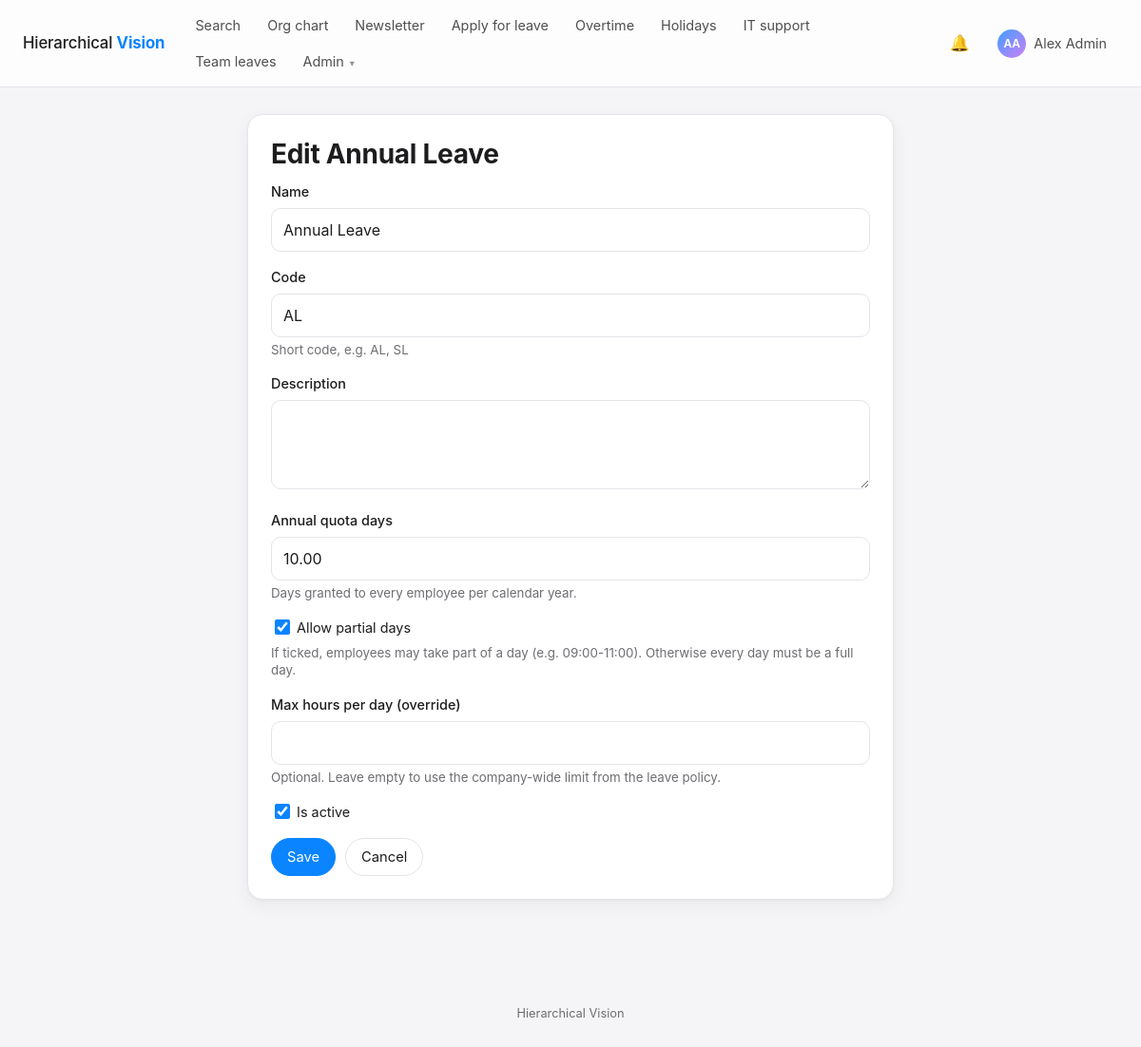
Screenshot of /leaves/types/1/edit/ (signed in) with the database file from the repository.
### accounts/models.py (models this page shows, shortened)
class User(AbstractBaseUser, PermissionsMixin):
    employee_id = models.CharField(
        max_length=30, unique=True, validators=[employee_id_validator], help_text="e.g. EMP-105. Used to sign in."
    )
    email = models.EmailField("email address", unique=True)
    full_name = models.CharField(max_length=150)
    position = models.CharField(max_length=120, blank=True)
    role = models.CharField(max_length=10, choices=Role.choices, default=Role.EMPLOYEE, db_index=True)
    manager = models.ForeignKey(
        "self",
        null=True,
        blank=True,
        on_delete=models.SET_NULL,
        related_name="direct_reports",
        verbose_name="Peer / Reporting manager",
    )
    contact_info = models.CharField("contact information", max_length=255, blank=True)
    description = models.TextField(blank=True)
    profile_picture = models.ImageField(
        upload_to=profile_picture_path, blank=True, null=True, validators=[FileExtensionValidator(IMAGE_EXTENSIONS), validate_image_size, validate_image_dimensions, validate_image_content]
    )
    background_image = models.ImageField(
        upload_to=background_image_path, blank=True, null=True, validators=[FileExtensionValidator(IMAGE_EXTENSIONS), validate_image_size, validate_image_dimensions, validate_image_content]
    )
    newsletter_publisher = models.BooleanField(
        "may publish to the newsletter", default=False,
        help_text="Lets this employee/manager post in the company newsletter (Admins can always post).",
    )
    leave_dashboard = models.CharField(
        "leave & OT dashboard access", max_length=5, choices=DashboardAccess.choices, default=DashboardAccess.NONE,
        blank=True, help_text="Managers only: lets this manager open the daily leave & OT dashboard (set by Admins).",
    )
    is_active = models.BooleanField(default=True)
    is_staff = models.BooleanField(default=False, editable=False)
    date_joined = models.DateTimeField(auto_now_add=True)
    objects = UserManager()
    USERNAME_FIELD = "employee_id"
    EMAIL_FIELD = "email"
    REQUIRED_FIELDS = ["email", "full_name"]
    class Meta:
        ordering = ["full_name"]
    @property
    def initials(self):
        parts = [p for p in self.full_name.split() if p]
        if not parts:
            return self.employee_id[:2].upper()
        return (parts[0][0] + (parts[-1][0] if len(parts) > 1 else "")).upper()
    @property
    def is_admin(self):
        return self.role == Role.ADMIN
    @property
    def can_approve_leaves(self):
        return self.role in (Role.ADMIN, Role.MANAGER)
    @property
    def can_view_leave_dashboard(self):
        return self.is_admin or (self.is_manager_role and self.leave_dashboard in (DashboardAccess.TEAM, DashboardAccess.ALL))

### leaves/models.py (models this page shows, shortened)
class LeaveType(models.Model):
    name = models.CharField(max_length=80, unique=True)
    code = models.CharField(max_length=12, unique=True, help_text="Short code, e.g. AL, SL")
    description = models.TextField(blank=True)
    annual_quota_days = models.DecimalField(
        max_digits=5, decimal_places=2, default=Decimal("0"), validators=[MinValueValidator(Decimal("0"))],
        help_text="Days granted to every employee per calendar year.",
    )
    allow_hourly = models.BooleanField(
        "allow partial days", default=False,
        help_text="If ticked, employees may take part of a day (e.g. 09:00-11:00). Otherwise every day must be a full day.",
    )
    max_hours_per_day = models.DecimalField(
        "max hours per day (override)", max_digits=4, decimal_places=2, null=True, blank=True,
        validators=[MinValueValidator(Decimal("0.25")), MaxValueValidator(Decimal("24"))],
        help_text="Optional. Leave empty to use the company-wide limit from the leave policy.",
    )
    is_active = models.BooleanField(default=True)
    created_by = models.ForeignKey(
        settings.AUTH_USER_MODEL, null=True, blank=True, on_delete=models.SET_NULL, related_name="+"
    )
    created_at = models.DateTimeField(auto_now_add=True)
    class Meta:
        ordering = ["name"]

### leaves/views.py (the view, shortened to what this page needs)
# urls.py: path("types/<int:pk>/edit/", views.LeaveTypeUpdateView.as_view(), name="type_edit"),
class LeaveTypeUpdateView(AdminRequiredMixin, UpdateView):
    model = LeaveType
    form_class = LeaveTypeForm
    template_name = "leaves/type_form.html"
    success_url = reverse_lazy("leaves:type_list")

### leaves/forms.py
class LeaveTypeForm(forms.ModelForm):
    class Meta:
        model = LeaveType
        fields = ["name", "code", "description", "annual_quota_days", "allow_hourly", "max_hours_per_day", "is_active"]
        widgets = {"description": forms.Textarea(attrs={"rows": 3})}

### accounts/mixins.py (called while the page is built)
    def dispatch(self, request, *args, **kwargs):
        if request.user.is_authenticated and not request.user.is_admin:
            raise PermissionDenied
        return super().dispatch(request, *args, **kwargs)

### notifications/context_processors.py (called while the page is built)
def unread_notifications(request):
    user = getattr(request, "user", None)
    if user is not None and user.is_authenticated:
        return {"unread_count": Notification.objects.filter(recipient=user, is_read=False).count()}
    return {}

### templates/leaves/type_form.html (shortened to what this page needs)
{% extends "base.html" %}
{% block content %}
<section class="card narrow">
  <h1>{% if object %}Edit {{ object.name }}{% else %}New standard leave{% endif %}</h1>
  <form method="post">{% csrf_token %}
    {% for field in form %}{% include "partials/_field.html" %}{% endfor %}
    <div class="row-gap"><button class="btn btn-primary">Save</button><a class="btn" href="{% url 'leaves:type_list' %}">Cancel</a></div>
  </form>
</section>
{% endblock %}

### templates/base.html (shortened to what this page needs)
{% load static %}<!DOCTYPE html>
<html lang="en">
<head>
  <link rel="stylesheet" href="{% static 'css/app.css' %}">
</head>
<body class="{% block body_class %}{% endblock %}">
<header class="topbar">
  <a class="brand" href="{% url 'accounts:home' %}">Hierarchical <b>Vision</b></a>
  {% with view=request.resolver_match.view_name %}
  <nav aria-label="Main">
    <a href="{% url 'accounts:home' %}" class="{% if view == 'accounts:home' or view == 'accounts:search' %}active{% endif %}">Search</a>
    <a href="{% url 'accounts:org_chart' %}" class="{% if view == 'accounts:org_chart' %}active{% endif %}">Org chart</a>
    <a href="{% url 'newsletter:list' %}" class="{% if 'newsletter:' in view %}active{% endif %}">Newsletter</a>
    {% if user.is_authenticated %}
    <a href="{% url 'leaves:apply' %}" class="{% if view == 'leaves:apply' %}active{% endif %}">Apply for leave</a>
    <a href="{% url 'leaves:overtime' %}" class="{% if 'leaves:overtime' in view %}active{% endif %}">Overtime</a>
    <a href="{% url 'leaves:holidays' %}" class="{% if view == 'leaves:holidays' %}active{% endif %}">Holidays</a>
    <a href="{% url 'support:create' %}" class="{% if view == 'support:create' %}active{% endif %}">IT support</a>
    {% if user.can_approve_leaves %}<a href="{% url 'leaves:team' %}" class="{% if view == 'leaves:team' %}active{% endif %}">Team leaves</a>{% endif %}
    {% if user.is_admin %}
    <details class="menu">
      <summary>Admin</summary>
    </details>
    {% endif %}
    {% endif %}
  </nav>
  {% endwith %}
  {% if user.is_authenticated %}
  <div class="topbar-right">
    <a class="icon-btn" href="{% url 'notifications:list' %}" title="Notifications" aria-label="Notifications">&#128276;{% if unread_count %}<span class="badge-count">{{ unread_count }}</span>{% endif %}</a>
    <details class="menu">
      <summary class="user-chip">{% include "partials/_avatar.html" with person=user size="sm" %}<span class="name">{{ user.full_name }}</span></summary>
    </details>
  </div>
  {% else %}
  <div class="topbar-right"><a class="btn btn-sm" href="{% url 'accounts:login' %}">Sign in</a></div>
  {% endif %}
</header>
{% block main %}
<main id="main" class="container{% block container_class %}{% endblock %}">
  {% block content %}{% endblock %}
</main>
<footer class="site-footer">Hierarchical Vision</footer>
{% endblock %}
</body>
</html>

### templates/partials/_avatar.html
{% if person.profile_picture %}<img class="avatar {{ size|default:'' }}" src="{{ person.profile_picture.url }}" alt="{{ person.full_name }}">{% else %}<span class="avatar avatar-initials {{ size|default:'' }}">{{ person.initials }}</span>{% endif %}

### templates/partials/_field.html (shortened to what this page needs)
<div class="field{% if field.errors %} has-error{% endif %}{% if field.field.widget.input_type == 'checkbox' %} field-check{% endif %}">
  {% if field.field.widget.input_type == 'checkbox' %}
    <label for="{{ field.id_for_label }}">{{ field }} {{ field.label }}</label>
  {% else %}
    <label for="{{ field.id_for_label }}">{{ field.label }}</label>
    {{ field }}
  {% endif %}
  {% if field.help_text %}<small>{{ field.help_text }}</small>{% endif %}
</div>

### rows the page displays
User: initials "AA", full_name "Alex Admin"
LeaveType: name "Annual Leave", form "Annual Leave" "AL" "10.00", form "☑" "☑"

### other values shown
{{ field.label }} "Name" "Code" "Description" "Annual quota days" "Max hours per day (override)"
{{ field.help_text }} "Short code, e.g. AL, SL" "Days granted to every employee per calendar year." "If ticked, employees may take part of a day (e.g. 09:00-11:00). Otherwise every day must be a full day." "Optional. Leave empty to use the company-wide limit from the leave policy."
{{ field.label }} "Allow partial days" "Is active"
